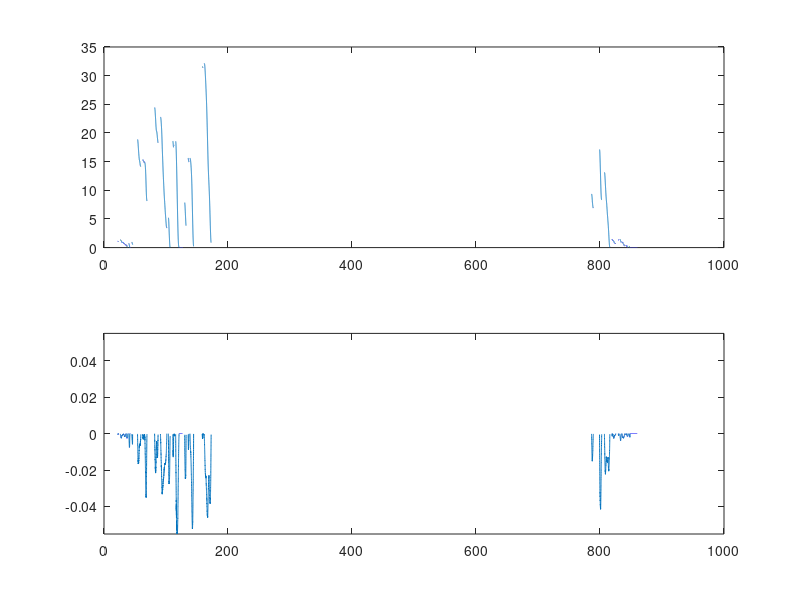

Source code (MATLAB):
%import velocity data
velocity_data = importdata('MeasuredVelocities.txt');

%plot(velocity_data(:,1),velocity_data(:,2))

%compute mean velocity of all 4 wheels
a = velocity_data(:,2:5);
mean_velocity = mean(a,2);
mean_velocity = movmean(mean_velocity, 200); %apply moving average filter to smoothen the data
acceleration = diff(mean_velocity);

%plot mean velocity
plot(velocity_data(:,1),mean_velocity, 'LineWidth', 1.5)
set(gca,'FontSize',22)
title('Mean car velocity');
xlabel('Time in [s]');
ylabel('Velocity in [m/s]');

neg_acceleration = acceleration;
decreasing_velocity = mean_velocity;

neg_acceleration(neg_acceleration>0) = nan;
decreasing_velocity(isnan(neg_acceleration)) = nan;

max = ceil(max(decreasing_velocity));
M = zeros(max,1);

for i=0:max-1
    index = find(decreasing_velocity >= i & decreasing_velocity < i+1);
    if (index(end) > length(neg_acceleration))
        index(end) = [];
    end
    tmp_acceleration = mean(neg_acceleration(index));
    M(i+1,1)= mean(tmp_acceleration);
end

%plot mean velocity and acceleration
%subplot(2,1,1);
%plot(velocity_data(:,1),mean_velocity)
%subplot(2,1,2);
%plot(velocity_data(2:length(velocity_data),1),acceleration)

%plot mean velocity and acceleration
subplot(2,1,1);
plot(velocity_data(:,1),decreasing_velocity)
subplot(2,1,2);
plot(velocity_data(2:length(velocity_data),1),neg_acceleration)
ylim([min(neg_acceleration) min(neg_acceleration)*-1])
